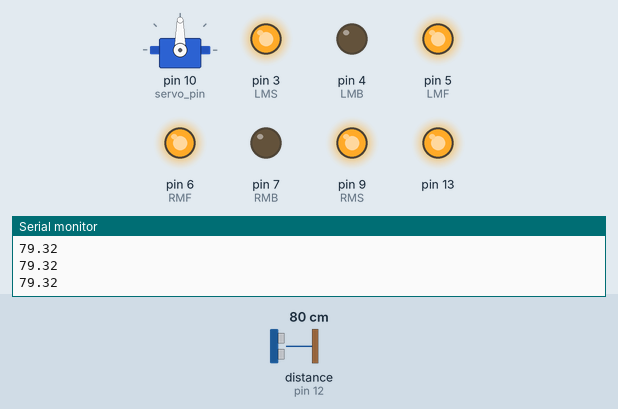
Simulated run of this sketch. Board: Arduino Uno, built with avr-gcc and run on an emulated ATmega328P. On the bench: servo, output pins drawn as LEDs (lit = HIGH), the last lines printed to the serial monitor. Wiring (inferred from the names in the program): ultrasonic range finder: trigger pin 11; echo pin 12. Inputs (shaded band) come from the test bench; at power-on: distance to the obstacle (sensor on pin 12) 80 cm. The echo pulse lasts 58.3 µs per cm; pins used as bus, display or sensor lines are not drawn.

Above: at 1.4 s.
1.5 s: distance to the obstacle (sensor on pin 12) set to 44 cm
3.0 s: distance to the obstacle (sensor on pin 12) set to 40 cm
At 3.5 s:
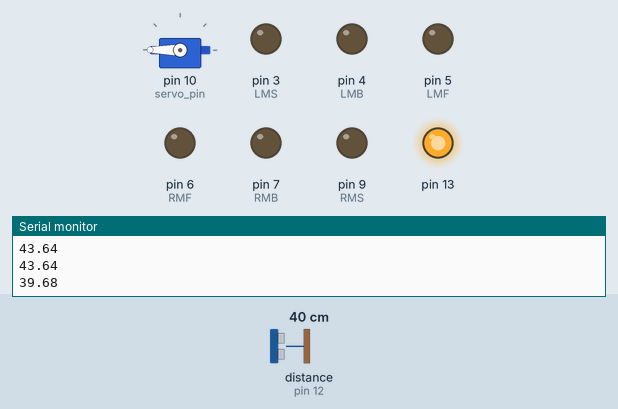
6.0 s: distance to the obstacle (sensor on pin 12) set to 35 cm
At 8.1 s:
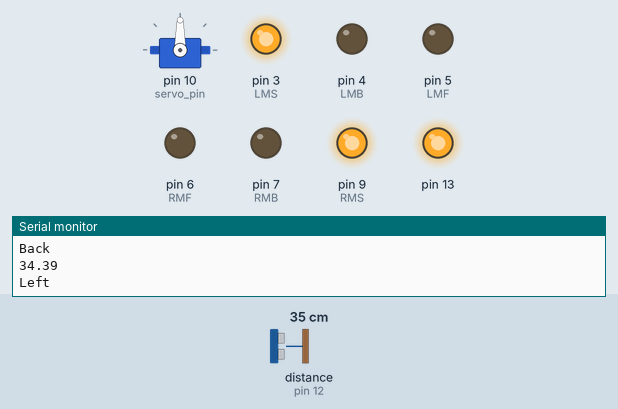
9.0 s: distance to the obstacle (sensor on pin 12) set to 40 cm
At 11.0 s:
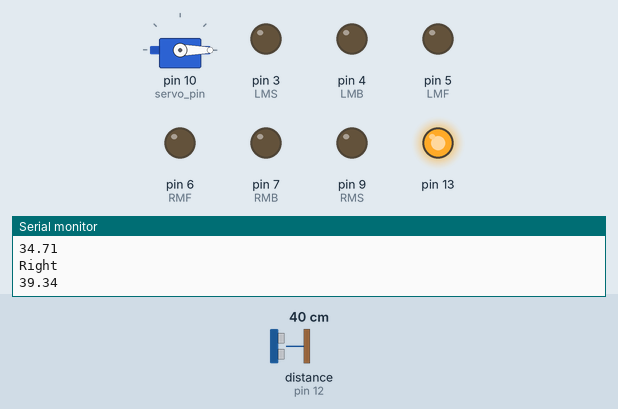
Timing chart, 0 to 13.0 s (numbered marks = the images above; inputs shaded):
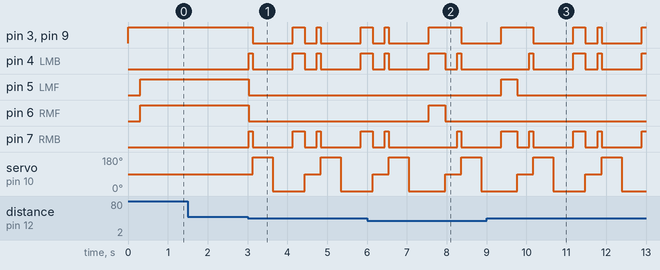

The sketch:

SDC.ino
```cpp
#include <Servo.h>


#define LMF  5
#define LMB  4
#define LMS  3

#define RMF  6
#define RMB  7
#define RMS  9

const int trig = 11;
const int echo = 12;

const int servo_pin = 10;

int forw = 1;
float dist=0;
float new_dist=0;
float distance=0;
int ang =0;
int turn_angle;
int i=0;

float left_dist = 0;
float right_dist = 0;

float thres = 40.0;
float turn_delay = 4.5;
int wait = 500;
float off = 10.0;

Servo spintron;


void setup() {

  Serial.begin(115200);

  pinMode(13, OUTPUT);
  digitalWrite(13, HIGH);

  pinMode(LMF, OUTPUT);
  pinMode(LMB, OUTPUT);
  pinMode(LMS, OUTPUT);
  pinMode(RMF, OUTPUT);
  pinMode(RMB, OUTPUT);
  pinMode(RMS, OUTPUT);

  pinMode(trig, OUTPUT);
  pinMode(echo, INPUT);


  digitalWrite(LMF, LOW);
  digitalWrite(LMB, LOW);
  analogWrite(LMS, 255);

  digitalWrite(RMF, LOW);
  digitalWrite(RMB, LOW);
  analogWrite(RMS, 255);

  spintron.attach(servo_pin);
  delay(100);
  distance = flight(90, 100);
}


void loop() {
  left_dist = 0;
  right_dist = 0;
  distance = flight(90, 100);
  Serial.println(distance);

  while(distance < thres){
    backward(255);
    delay(100);
    brake(0);
    turn_angle = 0;

  // for(i=0;i<3;i++){
  //   ang = i*90;
  //    if (ang != 90){
  //   new_dist = flight(ang);
  //   Serial.println(new_dist);

  //   if(new_dist>distance && new_dist>thres+5){
  //     turn_angle = ang-90;
  //     distance = new_dist;
  //   }
  //    }
  // }
    left_dist = flight(180, wait);
    right_dist = flight(0, wait);

    if(left_dist>right_dist && left_dist>(thres-off)){
      turn_angle= 90;
    }
    else if(left_dist<right_dist && right_dist>(thres-off)){
      turn_angle = -90;
    }


  if(turn_angle==0){
        Serial.println("Back");
        backward(255);
        delay(300);
        brake(0);
        if(left_dist>right_dist && left_dist>distance){
      turn_angle= 170;
      }
      else if(left_dist<right_dist && right_dist>distance){
      turn_angle = -170;
      }
  }

  if(turn_angle < 0){
    turn_right(255, abs(turn_angle));
    Serial.println("Right");
  }

  else if(turn_angle > 0){
    turn_left(255, abs(turn_angle));
    Serial.println("Left");
  }

  distance = flight(90, 300);
  Serial.println(distance);

  }

  forward(255);

}


float flight(int angle, int wait_fn){

  spintron.write(angle);
  delay(wait_fn);

  digitalWrite(trig, LOW);
  delay(0.001);

  digitalWrite(trig, HIGH);
  delay(0.001);

  digitalWrite(trig, LOW);
  float dist = pulseIn(echo, HIGH);
  return (dist*0.034/2);
}


void forward(int speed){
  analogWrite(LMS, speed);
  analogWrite(RMS, speed);


  digitalWrite(RMB, LOW);
  digitalWrite(LMB, LOW);

  digitalWrite(LMF, HIGH);
  digitalWrite(RMF, HIGH);


}


void backward(int speed){
  analogWrite(LMS, speed);
  analogWrite(RMS, speed);

  digitalWrite(LMF, LOW);
  digitalWrite(RMF, LOW);

  digitalWrite(LMB, HIGH);
  digitalWrite(RMB, HIGH);

}


void brake(int period){
  analogWrite(LMS, 0);
  analogWrite(RMS, 0);

  digitalWrite(LMF, LOW);
  digitalWrite(LMB, LOW);

  digitalWrite(RMF, LOW);
  digitalWrite(RMB, LOW);

  delay(period);

}


void turn_left(int speed,int period){
  brake(0);
  analogWrite(LMS, speed);
  analogWrite(RMS, speed);

  digitalWrite(LMF, LOW);
  digitalWrite(RMB, LOW);

  digitalWrite(LMB, HIGH);
  digitalWrite(RMF, HIGH);

  delay(period*turn_delay);

  digitalWrite(LMB, LOW);
  digitalWrite(RMF, LOW);

}


void turn_right(int speed, int period){
  brake(0);
  analogWrite(LMS, speed);
  analogWrite(RMS, speed);


  digitalWrite(LMB, LOW);
  digitalWrite(RMF, LOW);

  digitalWrite(LMF, HIGH);
  digitalWrite(RMB, HIGH);

  delay(period*turn_delay);

  digitalWrite(RMB, LOW);
  digitalWrite(LMF, LOW);

}
```

Measured:
- the behaviour switches between 41 and 40 cm on distance to the obstacle (sensor on pin 12) (found by bisection; images 0 and 1)
- the behaviour switches between 35 and 36 cm on distance to the obstacle (sensor on pin 12) (found by bisection; images 2 and 3)
- after the input at 3.0 s, pin 3 (LMS): goes LOW 1.0 s, HIGH 0.30 s, LOW 0.30 s, HIGH 0.10 s, LOW 1.0 s, then HIGH, starting after 0.13 s; pin 4 (LMB): goes HIGH 0.10 s, LOW 1.0 s, HIGH 0.30 s, LOW 0.30 s, HIGH 0.10 s, LOW 1.0 s, then HIGH, starting at once
- after the input at 6.0 s, pin 6 (RMF): LOW → HIGH after 1.6 s, → LOW 0.41 s later
- after the input at 9.0 s, pin 5 (LMF): LOW → HIGH after 0.37 s, → LOW 0.41 s later; pin 6 (RMF): stops changing and stays LOW
